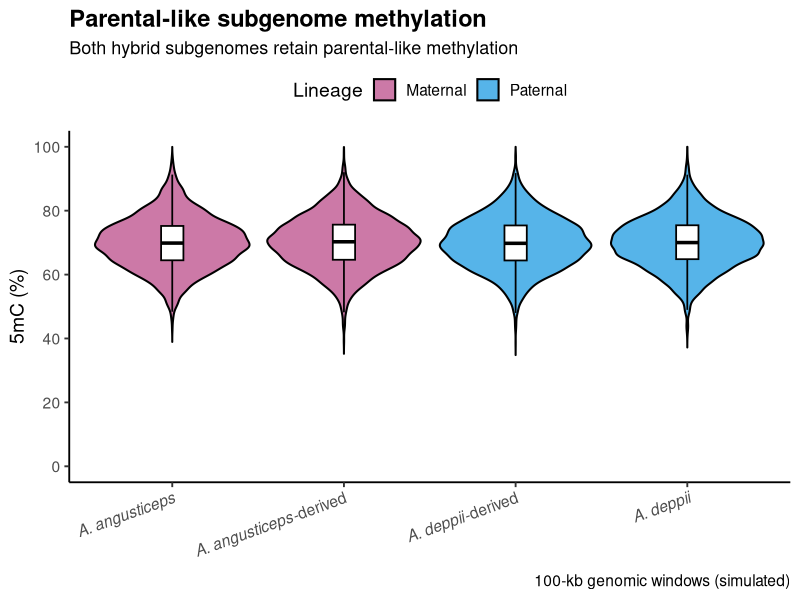
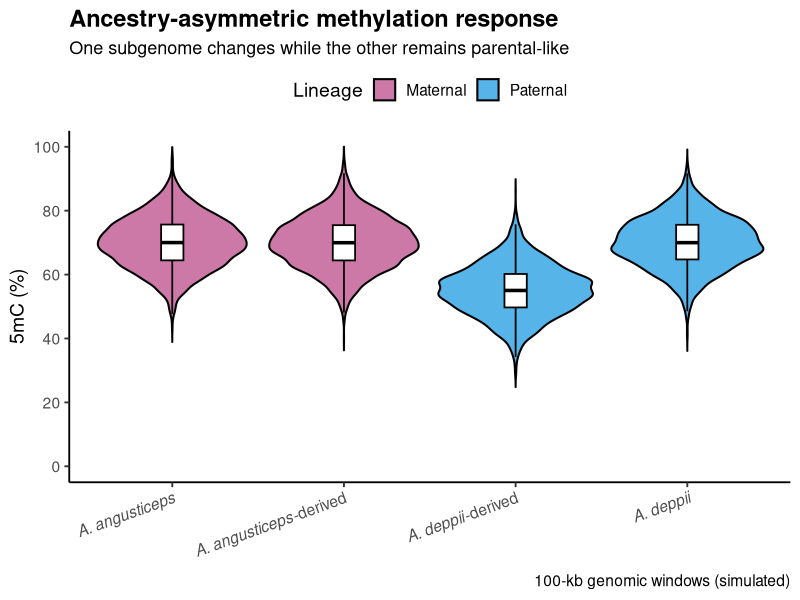
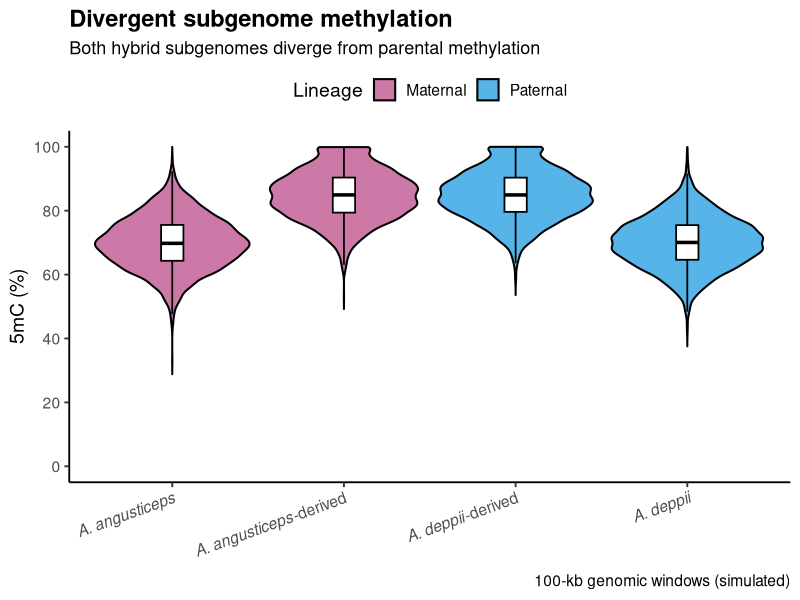
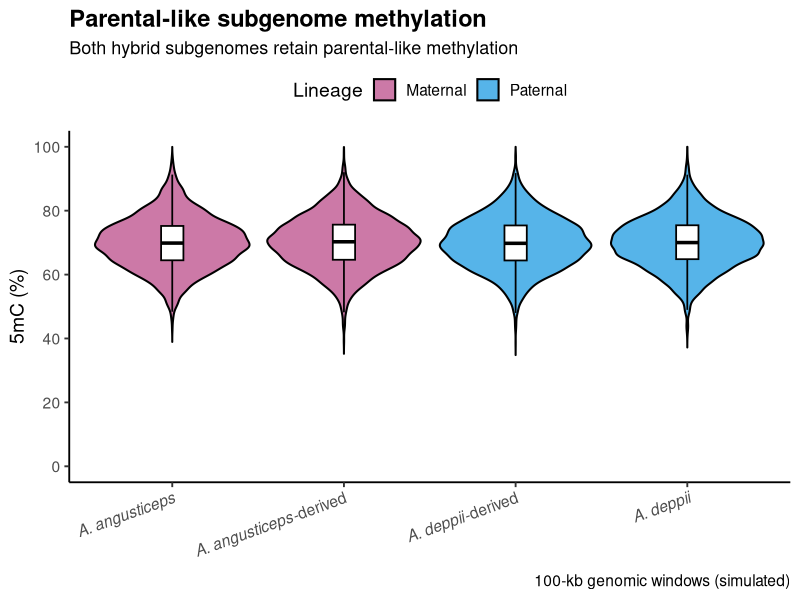
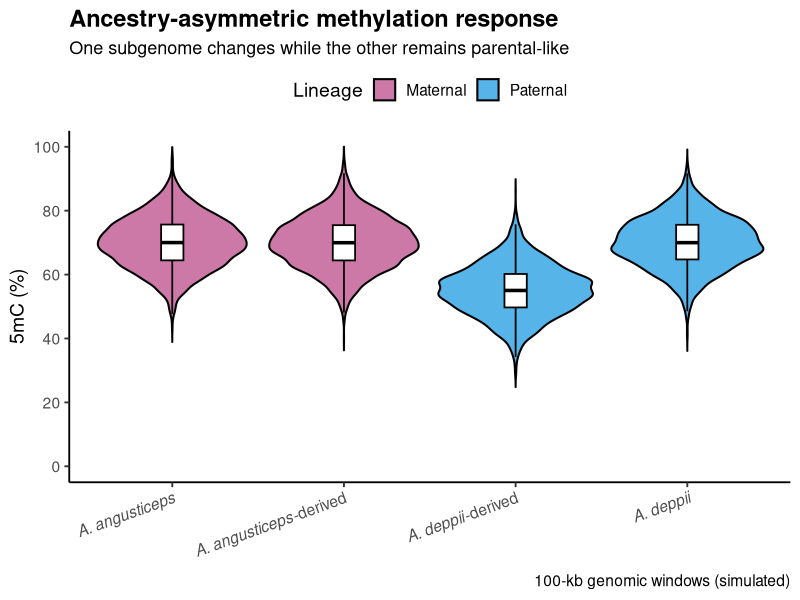
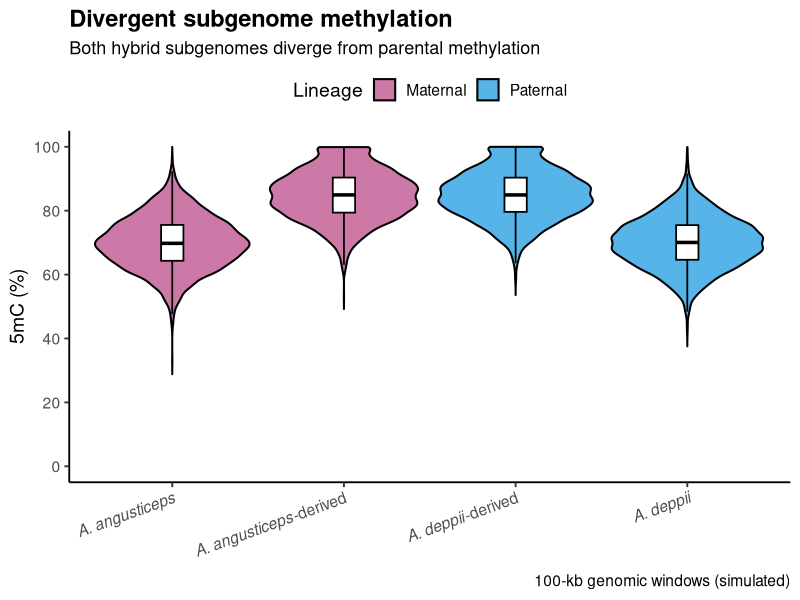

The R source for these figures, in order:
# mock_methylartist_plots.R
# simulated conceptual outcomes for segmeth violin plots
# illustrate possible outcomes
# simulated mean 5mC within a 100-kb genomic window

# install package
library(ggplot2)

set.seed(20261107)

# == SETTINGS ==
OUTPUT_DIR <- "/scratch/maelstr1/thesis/02_processed/mock_segmeth_figures"

dir.create(
  OUTPUT_DIR,
  recursive = TRUE,
  showWarnings = FALSE
)

N_WINDOWS <- 5000

LINEAGE_COLORS <- c(
  "Maternal" = "#CC79A7",
  "Paternal" = "#56B4E9"
)

GROUP_LEVELS <- c(
  "A. angusticeps",
  "angusticeps-derived",
  "deppii-derived",
  "A. deppii"
)


# == SIMULATE DISTRIBUTION ==
# mean = approximate center of distribution
# sd = amount of window-to-window variation
# Values are restricted to 0-100%
simulate_windows <- function(
  n,
  mean,
  sd = 8
) {
  
  x <- rnorm(
    n,
    mean = mean,
    sd = sd
  )
  
  x <- pmax(
    x,
    0
  )
  
  x <- pmin(
    x,
    100
  )
  
  return(x)
}


# == CREATE GROUP ==
make_group <- function(
  group,
  lineage,
  mean,
  sd = 8
) {
  
  data.frame(
    group = group,
    lineage = lineage,
    
    methylation = simulate_windows(
      n = N_WINDOWS,
      mean = mean,
      sd = sd
    ),
    
    stringsAsFactors = FALSE
  )
}

# == PLOT ==
plot_mock_segmeth <- function(
    data,
    title_text,
    subtitle_text
) {
  
  data$group <- factor(
    data$group,
    levels = GROUP_LEVELS
  )
  
  data$lineage <- factor(
    data$lineage,
    levels = c(
      "Maternal",
      "Paternal"
    )
  )
  
  
  ggplot(
    data,
    aes(
      x = group,
      y = methylation,
      fill = lineage
    )
  ) +
    
    geom_violin(
      trim = FALSE,
      linewidth = 0.7,
      color = "black"
    ) +
    
    geom_boxplot(
      width = 0.13,
      fill = "white",
      color = "black",
      outlier.shape = NA,
      linewidth = 0.6
    ) +
    
    scale_fill_manual(
      values = LINEAGE_COLORS,
      labels = c(
        "Maternal",
        "Paternal"
      )
    ) +
    
    scale_x_discrete(
    labels = c(
        "A. angusticeps" =
            expression(italic("A. angusticeps")),

        "angusticeps-derived" =
            expression(
                italic("A. angusticeps") * "-derived"
            ),

        "deppii-derived" =
            expression(
                italic("A. deppii") * "-derived"
            ),

        "A. deppii" =
            expression(italic("A. deppii"))
    )
) +
    
    scale_y_continuous(
      limits = c(
        0,
        100
      ),
      
      breaks = seq(
        0,
        100,
        by = 20
      )
    ) +
    
    labs(
      x = NULL,
      y = "5mC (%)",
      fill = "Lineage",
      title = title_text,
      subtitle = subtitle_text,
      caption = "100-kb genomic windows (simulated)"
    ) +
    
    theme_classic(
      base_size = 14
    ) +
    
    theme(
      legend.position = "top",
      
      axis.text.x = element_text(
        angle = 20,
        hjust = 1
      ),
      
      plot.title = element_text(
        face = "bold",
        size = 17
      ),
      
      plot.subtitle = element_text(
        size = 13
      )
    )
}


# == SCENARIO 1 ==
# both subgenomes resemble parental genomes
# center all datasets at ~70%
scenario_parental <- rbind(
  
  make_group(
    "A. angusticeps",
    "Maternal",
    mean = 70
  ),
  
  make_group(
    "angusticeps-derived",
    "Maternal",
    mean = 70
  ),
  
  make_group(
    "deppii-derived",
    "Paternal",
    mean = 70
  ),
  
  make_group(
    "A. deppii",
    "Paternal",
    mean = 70
  )
)

p_parental <- plot_mock_segmeth(
  scenario_parental,
  title_text = "Parental-like subgenome methylation",
  subtitle_text = "Both hybrid subgenomes retain parental-like methylation"
)


# == SCENARIO 2 ==
# one subgenome changes more than the other
# angusticeps-derived stays near its parent (70% -> 70%)
# deppii-derived shifts strongly downward (70% -> 55%)
scenario_asymmetric <- rbind(
  
  make_group(
    "A. angusticeps",
    "Maternal",
    mean = 70
  ),
  
  make_group(
    "angusticeps-derived",
    "Maternal",
    mean = 70
  ),
  
  make_group(
    "deppii-derived",
    "Paternal",
    mean = 55
  ),
  
  make_group(
    "A. deppii",
    "Paternal",
    mean = 70
  )
)

p_asymmetric <- plot_mock_segmeth(
  scenario_asymmetric,
  title_text = "Ancestry-asymmetric methylation response",
  subtitle_text = "One subgenome changes while the other remains parental-like"
)


# == SCENARIO 3 ==
# both subgenomes diverge from parental genomes
# parental datasets 70%
# subgenomes 85%
scenario_divergent <- rbind(
  
  make_group(
    "A. angusticeps",
    "Maternal",
    mean = 70
  ),
  
  make_group(
    "angusticeps-derived",
    "Maternal",
    mean = 85
  ),
  
  make_group(
    "deppii-derived",
    "Paternal",
    mean = 85
  ),
  
  make_group(
    "A. deppii",
    "Paternal",
    mean = 70
  )
)

p_divergent <- plot_mock_segmeth(
  scenario_divergent,
  title_text = "Divergent subgenome methylation",
  subtitle_text = "Both hybrid subgenomes diverge from parental methylation"
)


# == SAVE PDFs ==
ggsave(
  file.path(
    OUTPUT_DIR,
    "mock_segmeth_subgenomes_resemble_parents.pdf"
  ),
  p_parental,
  width = 10,
  height = 7
)

ggsave(
  file.path(
    OUTPUT_DIR,
    "mock_segmeth_one_subgenome_changes_more.pdf"
  ),
  p_asymmetric,
  width = 10,
  height = 7
)

ggsave(
  file.path(
    OUTPUT_DIR,
    "mock_segmeth_both_subgenomes_diverge.pdf"
  ),
  p_divergent,
  width = 10,
  height = 7
)

# == SAVE PNGs ==
ggsave(
  file.path(
    OUTPUT_DIR,
    "mock_segmeth_subgenomes_resemble_parents.png"
  ),
  p_parental,
  width = 10,
  height = 7,
  dpi = 300
)

ggsave(
  file.path(
    OUTPUT_DIR,
    "mock_segmeth_one_subgenome_changes_more.png"
  ),
  p_asymmetric,
  width = 10,
  height = 7,
  dpi = 300
)

ggsave(
  file.path(
    OUTPUT_DIR,
    "mock_segmeth_both_subgenomes_diverge.png"
  ),
  p_divergent,
  width = 10,
  height = 7,
  dpi = 300
)


# == VERIFY SIMULATION PRODUCED DIFFERENT OUTCOMES ==
print_scenario_means <- function(
    data,
    scenario_name
) {
  
  cat(
    "\n",
    scenario_name,
    "\n",
    sep = ""
  )
  
  x <- aggregate(
    methylation ~ group,
    data = data,
    FUN = mean
  )
  
  x$methylation <- round(
    x$methylation,
    1
  )
  
  print(x)
}


print_scenario_means(
  scenario_parental,
  "PARENTAL-LIKE"
)

print_scenario_means(
  scenario_asymmetric,
  "ASYMMETRIC"
)

print_scenario_means(
  scenario_divergent,
  "BOTH DIVERGE"
)
